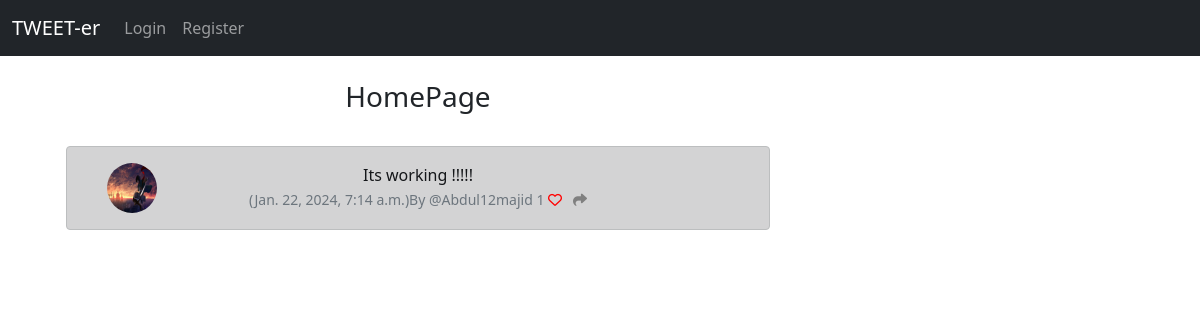
/share_tweet/38, run on the app's committed database.
### tweet/models.py (models this page shows, shortened)
class Tweet(models.Model):
	user=models.ForeignKey(User, related_name='tweets', on_delete=models.CASCADE)
	body=models.CharField(max_length=200)
	created_at=models.DateTimeField(auto_now_add=True)
	likes=models.ManyToManyField(User, related_name='tweet_like', blank=True)
	def number_of_likes(self):
		return self.likes.count()

class Profile(models.Model):
	user=models.OneToOneField(User, on_delete=models.CASCADE)
	follows=models.ManyToManyField('self', related_name='followed_by', symmetrical=False, blank=True)
	date_modified=models.DateTimeField(User, auto_now=True)
	profile_image=models.ImageField(null=True, blank=True, upload_to='images/')
	profile_bio=models.CharField(null=True, blank=True, max_length=500)
	profile_link=models.CharField(null=True, blank=True, max_length=100)

### tweet/views.py (the view)
# urls.py: path('share_tweet/<int:pk>', views.share_tweet, name='share-tweet'),
def share_tweet(request, pk):
	tweet=get_object_or_404(Tweet, id=pk)
	if tweet:
		return render(request, 'show_tweet.html', {'tweet':tweet})
	else:
		messages.success(request, ('Error finding Tweet'))
		return redirect('home')

### tweet/templates/show_tweet.html (shortened to what this page needs)
{% extends 'base.html' %}
{% load static %}
{% block content %}
<div class="container text-center">
    <div class="row">
        <div class="col-8">
<h3> HomePage </h3></br>
{% if tweet %}
    <div class="alert alert-dark" role='alert'>
                    <div class="container">
                        <div class="row">
                            <div class='col-1'>
                    {% if tweet.user.profile.profile_image %}
                    <img src="{{tweet.user.profile.profile_image.url}}" width="50" height="50" class="rounded-circle" alt="{{profile.user.username}}">
                    {% else %}
                    <img src="{% static 'image/user.jpg' %}" width="50" height="50" class="rounded-circle" alt="{{profile.user.username}}">
                    {% endif %}
                </div>
                <div class="col-10">
                    {{tweet.body}}</br>
                    <small class="text-muted">
                        ({{ tweet.created_at}})By
                        @{{ tweet.user.username }}
                        {{tweet.number_of_likes}}
                        {% if user in tweet.likes.all %}
                        <a href="{% url 'like-tweet' tweet.id %}">
                            <i class="fa-solid fa-heart" style="color:red;"></i></a>
                        {% else %}
                        <a href="{% url 'like-tweet' tweet.id %}">
                            <i class="fa fa-heart-o" style="color:red;"></i></a>
                        {% endif %}
                        <a href="{% url 'share-tweet' tweet.id %}">
                            <i class="fa-solid fa-share" style="color:grey;"></i>
                        </a>
                    </small>
                 </div></br>
                </div>
            </div>
            </div>
{% endif %}
</div>
<div class="col-4">
</div>
{% endblock %}

### data on the page
Tweet: user.profile.profile_image (picture), body "Its working !!!!!", created_at "Jan. 22, 2024, 7:14 a.m.", user.username "Abdul12majid", number_of_likes "1"
